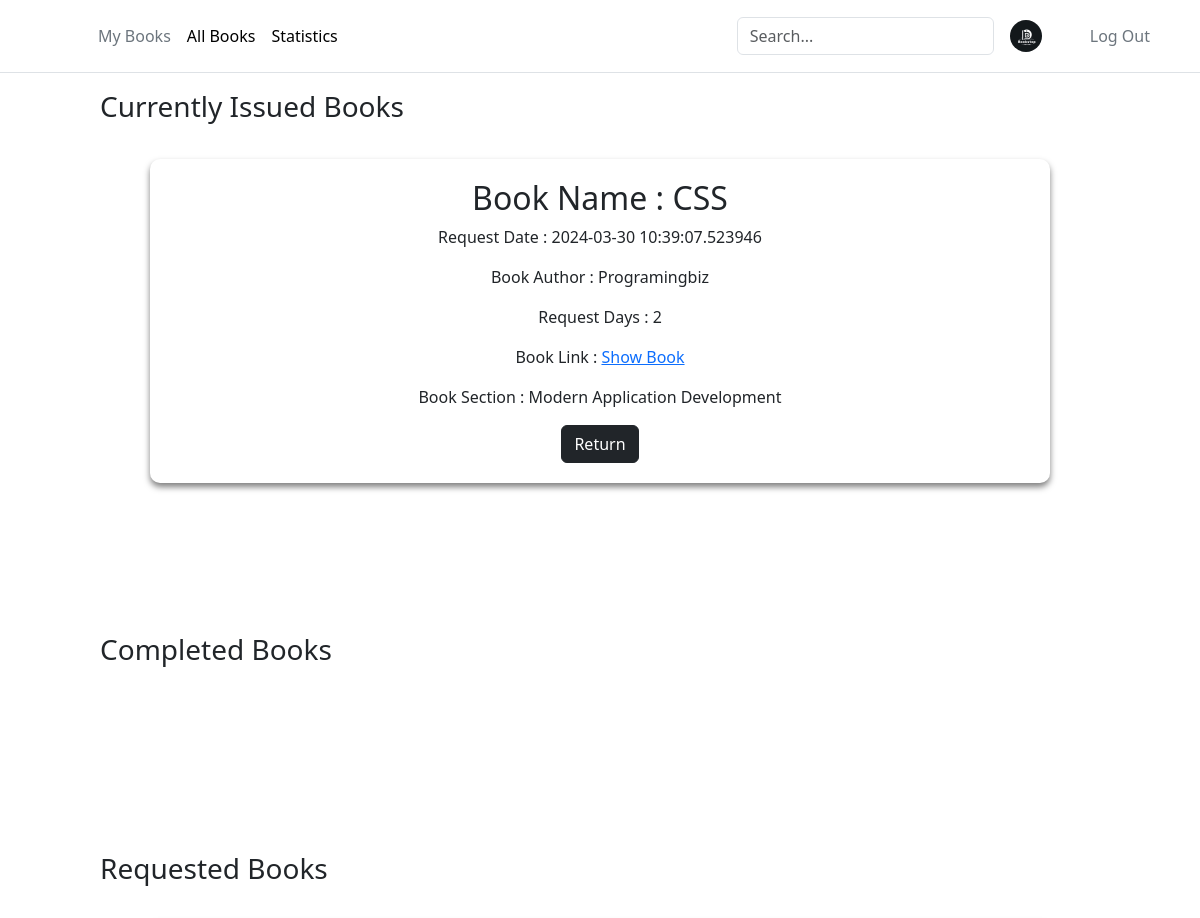
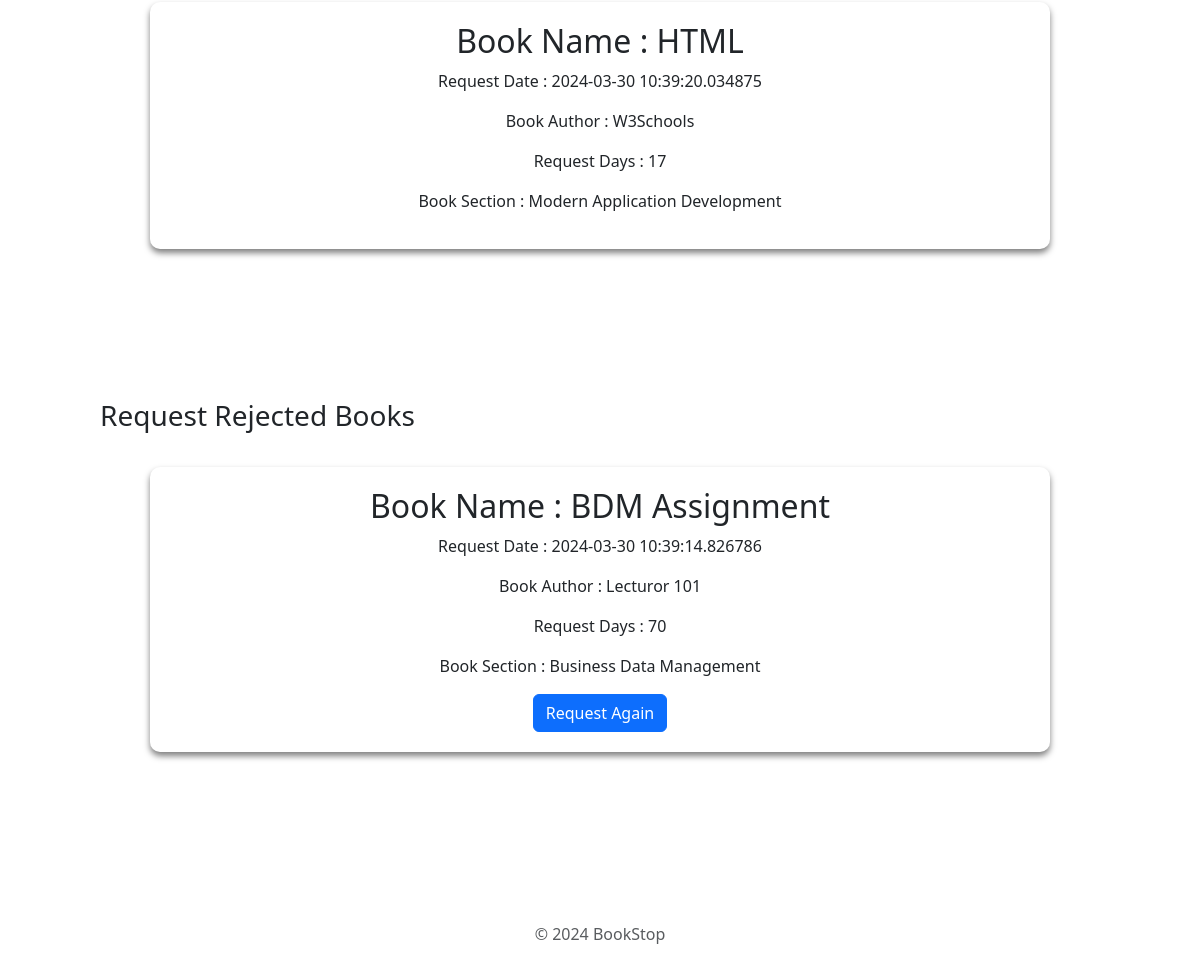
Page /myBooks (signed in) on the earlier database version (2 pictures, top to bottom).
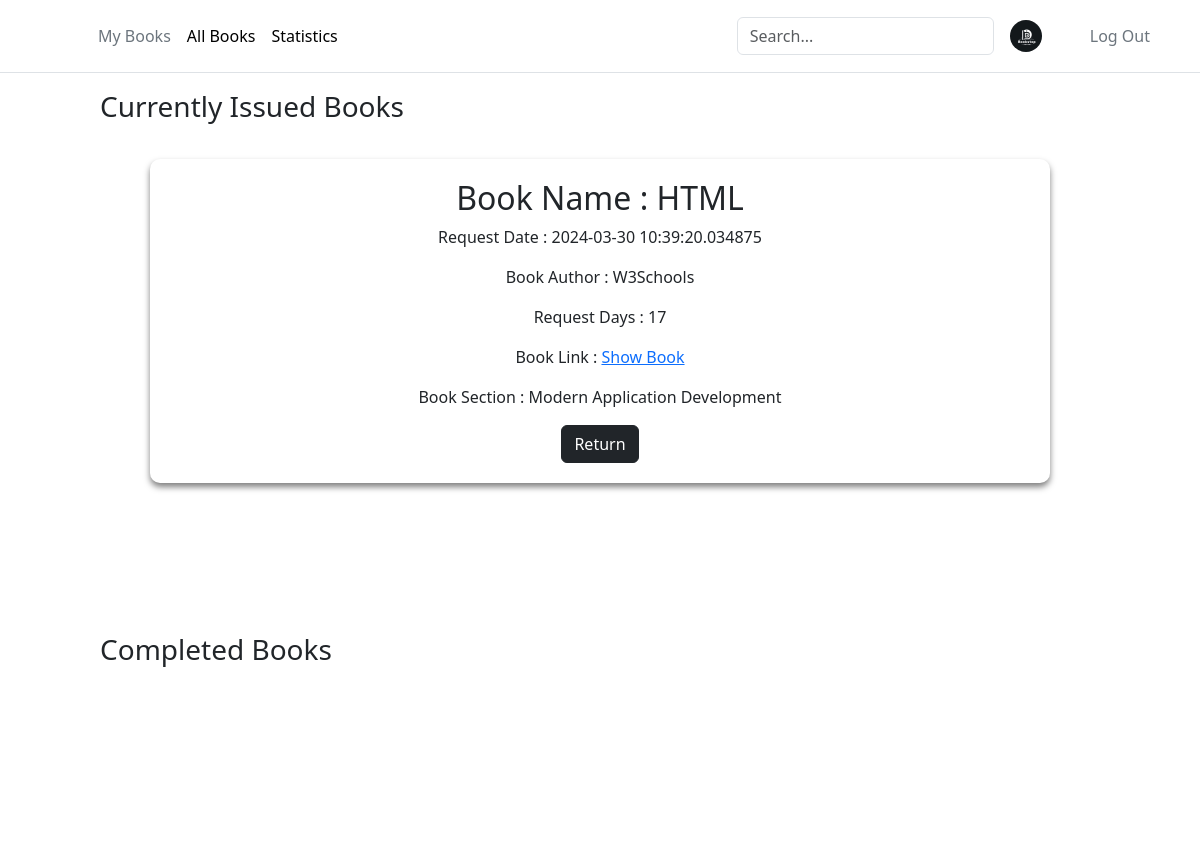
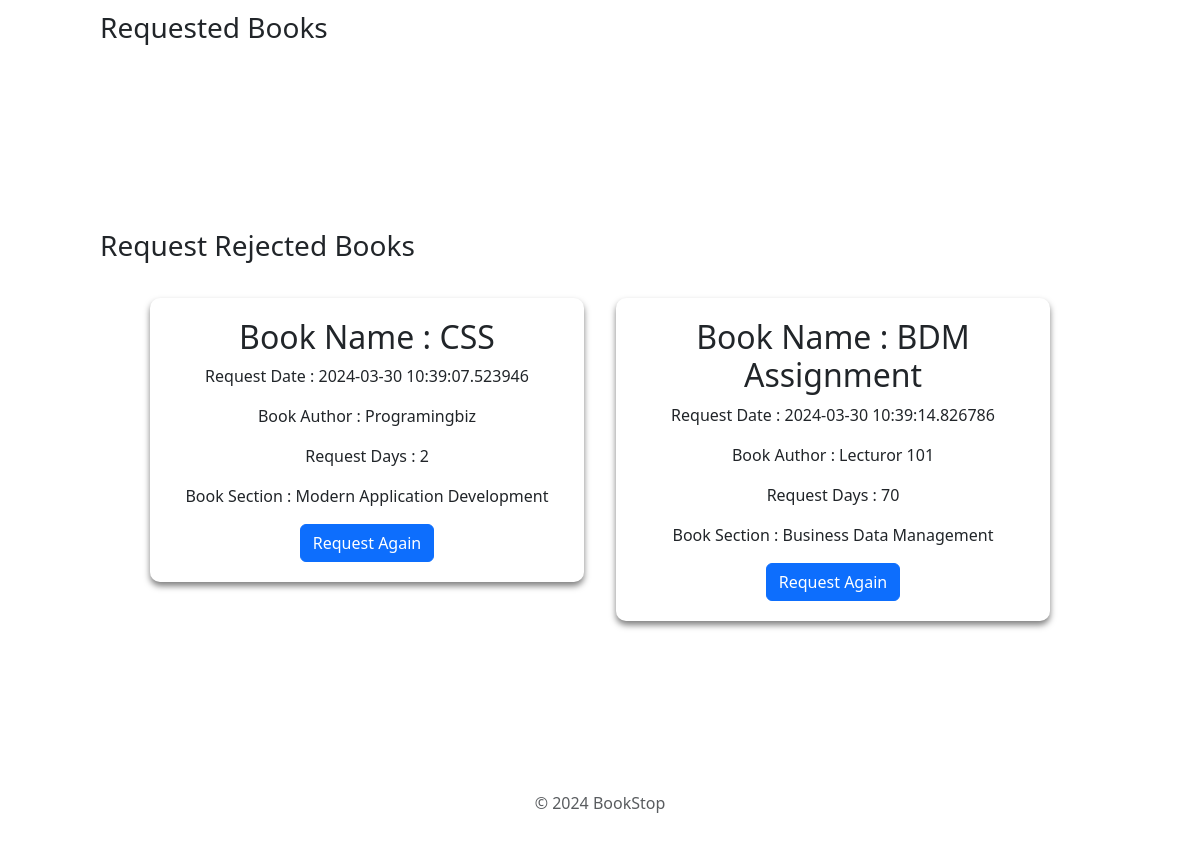
Same page on the later database version (2 pictures, top to bottom).
### app.py (models this page shows)
class BookIssue(db.Model):
    __tablename__ = 'BookIssue'
    IssueId = db.Column(db.Integer, autoincrement=True, primary_key=True)
    UserId = db.Column(db.Integer, db.ForeignKey(User.UserId), nullable=False)
    BookId = db.Column(db.Integer, db.ForeignKey(Books.BookId), nullable=False)
    SectionId = db.Column(db.Integer, db.ForeignKey(Section.SectionId), nullable=False)
    RequestDate = db.Column(db.DateTime, nullable=False, default=datetime.datetime.utcnow)
    Days = db.Column(db.Integer, nullable=False)
    IssueDate = db.Column(db.String)
    IssueStatus = db.Column(db.String, nullable=False)
    LastIssueStatusDate = db.Column(db.String)

### app.py (the view, shortened to what this page needs)
@app.route("/myBooks", methods=["GET","POST"])
def myBooks():
    if 'user_id' not in session:
        return redirect(url_for('userLogin'))
    BookIssueMergeTable = BookIssueMerge.query.filter(
        BookIssueMerge.UserId == session['user_id'],
        BookIssueMerge.Section_Title.isnot(None),
        BookIssueMerge.Author.isnot(None),
        BookIssueMerge.Book_Title.isnot(None),
        BookIssueMerge.IssueStatus == "requested",
        BookIssueMerge.UserName.isnot(None)).all()
    ApprovedBookIssueMergeTable = BookIssueMerge.query.filter(
        BookIssueMerge.UserId == session['user_id'],
        BookIssueMerge.Section_Title.isnot(None),
        BookIssueMerge.Author.isnot(None),
        BookIssueMerge.Book_Title.isnot(None),
        BookIssueMerge.IssueStatus == "Approved",
        BookIssueMerge.UserName.isnot(None)).all()
    RejectedBookIssueMergeTable = BookIssueMerge.query.filter(
        BookIssueMerge.UserId == session['user_id'],
        BookIssueMerge.Section_Title.isnot(None),
        BookIssueMerge.Author.isnot(None),
        BookIssueMerge.Book_Title.isnot(None),
        BookIssueMerge.IssueStatus == "Rejected",
        BookIssueMerge.UserName.isnot(None)).all()
    ExpiredBookIssueMergeTable = BookIssueMerge.query.filter(
        BookIssueMerge.UserId == session['user_id'],
        BookIssueMerge.Section_Title.isnot(None),
        BookIssueMerge.Author.isnot(None),
        BookIssueMerge.Book_Title.isnot(None),
        BookIssueMerge.IssueStatus == "Expired",
        BookIssueMerge.UserName.isnot(None)).all()
    return render_template("myBooks.html", approvedBooks = ApprovedBookIssueMergeTable, rejectedBooks = RejectedBookIssueMergeTable, issueBooks = BookIssueMergeTable,
    expiredBooks = ExpiredBookIssueMergeTable)

### templates/myBooks.html (shortened to what this page needs)
<!DOCTYPE html>
<html lang="en">
  <head>
    <link rel="stylesheet" href="/static/add-section.css" />
    {% include 'bootstrap.html' %}
  </head>
  <body>
    <div>
      {% include 'header.html' %}
      <div>
        <h3 class="firstHeading">Currently Issued Books</h3>
        <div class="main-container">
          {% for book in approvedBooks %}
          <div class="section-container" id="1">
            <h2>Book Name : {{book.Book_Title}}</h2>
            <p>Request Date : {{book.RequestDate}}</p>
            <p>Book Author : {{book.Author}}</p>
            <p>Request Days : {{book.Days}}</p>
            <p>
              Book Link :
              <a href="{{ url_for('download_book', filename=book.Book_Link) }}"
                >Show Book</a
              >
            </p>
            <div>
              <p>Book Section : {{book.Section_Title}}</p>
            </div>
            <form action="/myBooks" method="post" style="display: inline">
              <button type="submit" class="btn btn-dark">Return</button>
            </form>
          </div>
          {% endfor %}
        </div>
        <h3>Completed Books</h3>
        <div class="main-container">
        </div>
        <h3>Requested Books</h3>
        <div class="main-container">
          {% for book in issueBooks %}
          <div class="section-container" id="1">
            <h2>Book Name : {{book.Book_Title}}</h2>
            <p>Request Date : {{book.RequestDate}}</p>
            <p>Book Author : {{book.Author}}</p>
            <p>Request Days : {{book.Days}}</p>
            <div>
              <p>Book Section : {{book.Section_Title}}</p>
            </div>
          </div>
          {% endfor %}
        </div>
        <h3>Request Rejected Books</h3>
        <div class="main-container">
          {% for book in rejectedBooks %}
          <div class="section-container" id="1">
            <h2>Book Name : {{book.Book_Title}}</h2>
            <p>Request Date : {{book.RequestDate}}</p>
            <p>Book Author : {{book.Author}}</p>
            <p>Request Days : {{book.Days}}</p>
            <div>
              <p>Book Section : {{book.Section_Title}}</p>
            </div>
            <form action="/myBooks" method="post" style="display: inline">
              <button type="submit" class="btn btn-primary">
                Request Again
              </button>
            </form>
          </div>
          {% endfor %}
        </div>
        {% include 'footer.html' %}
      </div>
    </div>
  </body>
</html>

Differences in the rows shown:
changed BookIssue (number 1 of 3 on the later page): moves from the list under "Requested Books" to the list under "Currently Issued Books"
changed BookIssue (number 2 of 3 on the later page): moves from the list under "Currently Issued Books" to the list under "Request Rejected Books"
